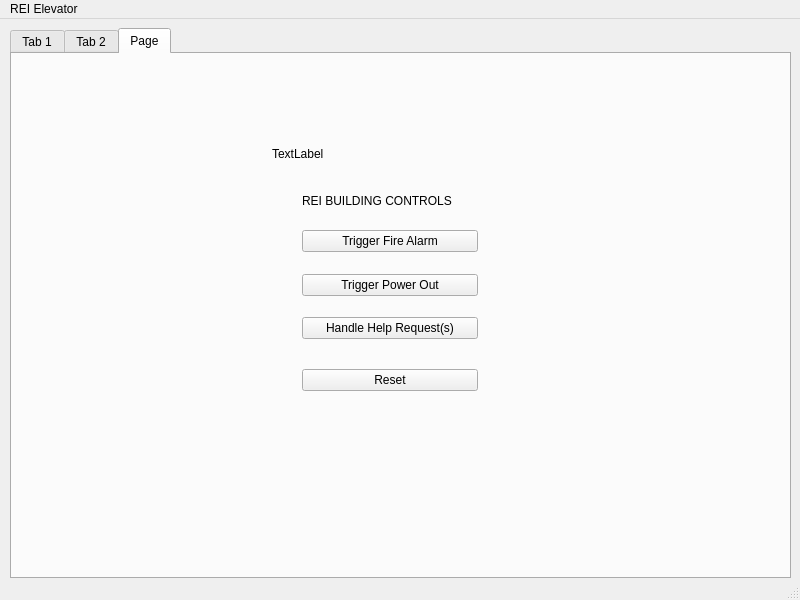
<?xml version="1.0" encoding="UTF-8"?>
<ui version="4.0">
 <class>MainElevatorWindow</class>
 <widget class="QMainWindow" name="MainElevatorWindow">
  <property name="geometry">
   <rect>
    <x>0</x>
    <y>0</y>
    <width>800</width>
    <height>600</height>
   </rect>
  </property>
  <property name="windowTitle">
   <string>MainElevatorWindow</string>
  </property>
  <widget class="QWidget" name="centralwidget">
   <widget class="QTabWidget" name="primaryTabs">
    <property name="geometry">
     <rect>
      <x>10</x>
      <y>9</y>
      <width>781</width>
      <height>551</height>
     </rect>
    </property>
    <property name="currentIndex">
     <number>2</number>
    </property>
    <widget class="QWidget" name="Elevator_Controls">
     <attribute name="title">
      <string>Tab 1</string>
     </attribute>
     <widget class="QLabel" name="label">
      <property name="geometry">
       <rect>
        <x>30</x>
        <y>20</y>
        <width>67</width>
        <height>17</height>
       </rect>
      </property>
      <property name="text">
       <string/>
      </property>
     </widget>
     <widget class="QWidget" name="verticalLayoutWidget">
      <property name="geometry">
       <rect>
        <x>20</x>
        <y>20</y>
        <width>160</width>
        <height>80</height>
       </rect>
      </property>
      <layout class="QVBoxLayout" name="verticalLayout">
       <item>
        <widget class="QLabel" name="label_2">
         <property name="text">
          <string>Select Elevator</string>
         </property>
        </widget>
       </item>
       <item>
        <widget class="QComboBox" name="ElevatorComboBox">
         <item>
          <property name="text">
           <string>Elevator 1</string>
          </property>
         </item>
         <item>
          <property name="text">
           <string>Elevator 2</string>
          </property>
         </item>
         <item>
          <property name="text">
           <string>Elevator 3</string>
          </property>
         </item>
        </widget>
       </item>
       <item>
        <widget class="QLabel" name="ElevatorSelectLabel">
         <property name="text">
          <string>Elevator 1 Controls</string>
         </property>
        </widget>
       </item>
      </layout>
     </widget>
     <widget class="QPushButton" name="ElevatorOpenButton">
      <property name="geometry">
       <rect>
        <x>250</x>
        <y>150</y>
        <width>89</width>
        <height>25</height>
       </rect>
      </property>
      <property name="text">
       <string>Open</string>
      </property>
     </widget>
     <widget class="QPushButton" name="ElevatorCloseButton">
      <property name="geometry">
       <rect>
        <x>250</x>
        <y>190</y>
        <width>89</width>
        <height>25</height>
       </rect>
      </property>
      <property name="text">
       <string>Close</string>
      </property>
     </widget>
     <widget class="QPushButton" name="ElevatorHelpButton">
      <property name="geometry">
       <rect>
        <x>250</x>
        <y>280</y>
        <width>89</width>
        <height>25</height>
       </rect>
      </property>
      <property name="text">
       <string>Help</string>
      </property>
     </widget>
     <widget class="QPushButton" name="elevatorFireButton">
      <property name="geometry">
       <rect>
        <x>250</x>
        <y>340</y>
        <width>89</width>
        <height>25</height>
       </rect>
      </property>
      <property name="text">
       <string>Fire</string>
      </property>
     </widget>
     <widget class="QPushButton" name="elevatorBlockButton">
      <property name="geometry">
       <rect>
        <x>250</x>
        <y>410</y>
        <width>89</width>
        <height>25</height>
       </rect>
      </property>
      <property name="text">
       <string>Block Door</string>
      </property>
     </widget>
     <widget class="QWidget" name="verticalLayoutWidget_2">
      <property name="geometry">
       <rect>
        <x>20</x>
        <y>150</y>
        <width>160</width>
        <height>249</height>
       </rect>
      </property>
      <layout class="QVBoxLayout" name="verticalLayout_2">
       <item>
        <widget class="QPushButton" name="ElevatorOne">
         <property name="text">
          <string>1</string>
         </property>
        </widget>
       </item>
       <item>
        <spacer name="verticalSpacer">
         <property name="orientation">
          <enum>Qt::Vertical</enum>
         </property>
         <property name="sizeHint" stdset="0">
          <size>
           <width>20</width>
           <height>40</height>
          </size>
         </property>
        </spacer>
       </item>
       <item>
        <widget class="QPushButton" name="ElevatorTwo">
         <property name="text">
          <string>2</string>
         </property>
        </widget>
       </item>
       <item>
        <spacer name="verticalSpacer_2">
         <property name="orientation">
          <enum>Qt::Vertical</enum>
         </property>
         <property name="sizeHint" stdset="0">
          <size>
           <width>20</width>
           <height>40</height>
          </size>
         </property>
        </spacer>
       </item>
       <item>
        <widget class="QPushButton" name="ElevatorThree">
         <property name="text">
          <string>3</string>
         </property>
        </widget>
       </item>
       <item>
        <spacer name="verticalSpacer_3">
         <property name="orientation">
          <enum>Qt::Vertical</enum>
         </property>
         <property name="sizeHint" stdset="0">
          <size>
           <width>20</width>
           <height>40</height>
          </size>
         </property>
        </spacer>
       </item>
       <item>
        <widget class="QPushButton" name="ElevatorFour">
         <property name="text">
          <string>4</string>
         </property>
        </widget>
       </item>
       <item>
        <spacer name="verticalSpacer_4">
         <property name="orientation">
          <enum>Qt::Vertical</enum>
         </property>
         <property name="sizeHint" stdset="0">
          <size>
           <width>20</width>
           <height>40</height>
          </size>
         </property>
        </spacer>
       </item>
       <item>
        <widget class="QPushButton" name="ElevatorFive">
         <property name="text">
          <string>5</string>
         </property>
        </widget>
       </item>
       <item>
        <spacer name="verticalSpacer_5">
         <property name="orientation">
          <enum>Qt::Vertical</enum>
         </property>
         <property name="sizeHint" stdset="0">
          <size>
           <width>20</width>
           <height>40</height>
          </size>
         </property>
        </spacer>
       </item>
       <item>
        <widget class="QPushButton" name="ElevatorSix">
         <property name="text">
          <string>6</string>
         </property>
        </widget>
       </item>
       <item>
        <spacer name="verticalSpacer_6">
         <property name="orientation">
          <enum>Qt::Vertical</enum>
         </property>
         <property name="sizeHint" stdset="0">
          <size>
           <width>20</width>
           <height>40</height>
          </size>
         </property>
        </spacer>
       </item>
       <item>
        <widget class="QPushButton" name="ElevatorSeven">
         <property name="text">
          <string>7</string>
         </property>
        </widget>
       </item>
      </layout>
     </widget>
     <widget class="QFrame" name="ElevatorFrame">
      <property name="geometry">
       <rect>
        <x>440</x>
        <y>150</y>
        <width>231</width>
        <height>171</height>
       </rect>
      </property>
      <property name="frameShape">
       <enum>QFrame::StyledPanel</enum>
      </property>
      <property name="frameShadow">
       <enum>QFrame::Raised</enum>
      </property>
      <widget class="QLCDNumber" name="elevatorFloorDisplay">
       <property name="geometry">
        <rect>
         <x>20</x>
         <y>60</y>
         <width>64</width>
         <height>23</height>
        </rect>
       </property>
       <property name="autoFillBackground">
        <bool>false</bool>
       </property>
       <property name="smallDecimalPoint">
        <bool>false</bool>
       </property>
      </widget>
      <widget class="QLabel" name="elevatorPanelLabel">
       <property name="geometry">
        <rect>
         <x>20</x>
         <y>30</y>
         <width>131</width>
         <height>20</height>
        </rect>
       </property>
       <property name="text">
        <string>Current Floor</string>
       </property>
      </widget>
      <widget class="QWidget" name="verticalLayoutWidget_3">
       <property name="geometry">
        <rect>
         <x>10</x>
         <y>20</y>
         <width>160</width>
         <height>80</height>
        </rect>
       </property>
       <layout class="QVBoxLayout" name="verticalLayout_3"/>
      </widget>
      <widget class="QLabel" name="ElevatorMessageBox">
       <property name="geometry">
        <rect>
         <x>10</x>
         <y>120</y>
         <width>201</width>
         <height>17</height>
        </rect>
       </property>
       <property name="text">
        <string/>
       </property>
      </widget>
     </widget>
     <widget class="QLabel" name="label_6">
      <property name="geometry">
       <rect>
        <x>250</x>
        <y>390</y>
        <width>111</width>
        <height>17</height>
       </rect>
      </property>
      <property name="text">
       <string>TESTING ONLY</string>
      </property>
     </widget>
     <widget class="QPushButton" name="elevatorOverButton">
      <property name="geometry">
       <rect>
        <x>250</x>
        <y>440</y>
        <width>111</width>
        <height>41</height>
       </rect>
      </property>
      <property name="text">
       <string>Overload</string>
      </property>
     </widget>
     <widget class="QPushButton" name="elevatorResetButton">
      <property name="geometry">
       <rect>
        <x>250</x>
        <y>490</y>
        <width>83</width>
        <height>25</height>
       </rect>
      </property>
      <property name="text">
       <string>Reset</string>
      </property>
     </widget>
    </widget>
    <widget class="QWidget" name="Floor_Controls">
     <attribute name="title">
      <string>Tab 2</string>
     </attribute>
     <widget class="QWidget" name="verticalLayoutWidget_4">
      <property name="geometry">
       <rect>
        <x>310</x>
        <y>50</y>
        <width>160</width>
        <height>80</height>
       </rect>
      </property>
      <layout class="QVBoxLayout" name="verticalLayout_4">
       <item>
        <widget class="QLabel" name="label_4">
         <property name="text">
          <string>Select Floor</string>
         </property>
        </widget>
       </item>
       <item>
        <widget class="QComboBox" name="FloorComboBox">
         <item>
          <property name="text">
           <string>1</string>
          </property>
         </item>
         <item>
          <property name="text">
           <string>2</string>
          </property>
         </item>
         <item>
          <property name="text">
           <string>3</string>
          </property>
         </item>
         <item>
          <property name="text">
           <string>4</string>
          </property>
         </item>
         <item>
          <property name="text">
           <string>5</string>
          </property>
         </item>
         <item>
          <property name="text">
           <string>6</string>
          </property>
         </item>
         <item>
          <property name="text">
           <string>7</string>
          </property>
         </item>
        </widget>
       </item>
       <item>
        <widget class="QLabel" name="FloorSelectLabel">
         <property name="text">
          <string>Floor 1 Controls</string>
         </property>
        </widget>
       </item>
      </layout>
     </widget>
     <widget class="QPushButton" name="elevatorUpButton">
      <property name="geometry">
       <rect>
        <x>340</x>
        <y>230</y>
        <width>89</width>
        <height>25</height>
       </rect>
      </property>
      <property name="text">
       <string>UP</string>
      </property>
     </widget>
     <widget class="QPushButton" name="pushButton_3">
      <property name="geometry">
       <rect>
        <x>340</x>
        <y>320</y>
        <width>89</width>
        <height>25</height>
       </rect>
      </property>
      <property name="text">
       <string>DOWN</string>
      </property>
     </widget>
    </widget>
    <widget class="QWidget" name="Building_Controls">
     <attribute name="title">
      <string>Page</string>
     </attribute>
     <widget class="QWidget" name="verticalLayoutWidget_5">
      <property name="geometry">
       <rect>
        <x>290</x>
        <y>140</y>
        <width>176</width>
        <height>197</height>
       </rect>
      </property>
      <layout class="QVBoxLayout" name="verticalLayout_5">
       <item>
        <widget class="QLabel" name="label_5">
         <property name="text">
          <string>REI BUILDING CONTROLS</string>
         </property>
        </widget>
       </item>
       <item>
        <spacer name="verticalSpacer_7">
         <property name="orientation">
          <enum>Qt::Vertical</enum>
         </property>
         <property name="sizeHint" stdset="0">
          <size>
           <width>20</width>
           <height>40</height>
          </size>
         </property>
        </spacer>
       </item>
       <item>
        <spacer name="verticalSpacer_8">
         <property name="orientation">
          <enum>Qt::Vertical</enum>
         </property>
         <property name="sizeHint" stdset="0">
          <size>
           <width>20</width>
           <height>40</height>
          </size>
         </property>
        </spacer>
       </item>
       <item>
        <widget class="QPushButton" name="fireButton">
         <property name="text">
          <string>Trigger Fire Alarm</string>
         </property>
        </widget>
       </item>
       <item>
        <spacer name="verticalSpacer_9">
         <property name="orientation">
          <enum>Qt::Vertical</enum>
         </property>
         <property name="sizeHint" stdset="0">
          <size>
           <width>20</width>
           <height>40</height>
          </size>
         </property>
        </spacer>
       </item>
       <item>
        <spacer name="verticalSpacer_10">
         <property name="orientation">
          <enum>Qt::Vertical</enum>
         </property>
         <property name="sizeHint" stdset="0">
          <size>
           <width>20</width>
           <height>40</height>
          </size>
         </property>
        </spacer>
       </item>
       <item>
        <widget class="QPushButton" name="powerOutButton">
         <property name="text">
          <string>Trigger Power Out</string>
         </property>
        </widget>
       </item>
       <item>
        <spacer name="verticalSpacer_12">
         <property name="orientation">
          <enum>Qt::Vertical</enum>
         </property>
         <property name="sizeHint" stdset="0">
          <size>
           <width>20</width>
           <height>40</height>
          </size>
         </property>
        </spacer>
       </item>
       <item>
        <spacer name="verticalSpacer_11">
         <property name="orientation">
          <enum>Qt::Vertical</enum>
         </property>
         <property name="sizeHint" stdset="0">
          <size>
           <width>20</width>
           <height>40</height>
          </size>
         </property>
        </spacer>
       </item>
       <item>
        <widget class="QPushButton" name="handleHelpButton">
         <property name="text">
          <string>Handle Help Request(s)</string>
         </property>
        </widget>
       </item>
       <item>
        <spacer name="verticalSpacer_13">
         <property name="orientation">
          <enum>Qt::Vertical</enum>
         </property>
         <property name="sizeHint" stdset="0">
          <size>
           <width>20</width>
           <height>40</height>
          </size>
         </property>
        </spacer>
       </item>
       <item>
        <spacer name="verticalSpacer_15">
         <property name="orientation">
          <enum>Qt::Vertical</enum>
         </property>
         <property name="sizeHint" stdset="0">
          <size>
           <width>20</width>
           <height>40</height>
          </size>
         </property>
        </spacer>
       </item>
       <item>
        <spacer name="verticalSpacer_14">
         <property name="orientation">
          <enum>Qt::Vertical</enum>
         </property>
         <property name="sizeHint" stdset="0">
          <size>
           <width>20</width>
           <height>40</height>
          </size>
         </property>
        </spacer>
       </item>
       <item>
        <widget class="QPushButton" name="resetButton">
         <property name="text">
          <string>Reset</string>
         </property>
        </widget>
       </item>
      </layout>
     </widget>
     <widget class="QLabel" name="buildingControlLabel">
      <property name="geometry">
       <rect>
        <x>260</x>
        <y>90</y>
        <width>241</width>
        <height>20</height>
       </rect>
      </property>
      <property name="text">
       <string>TextLabel</string>
      </property>
     </widget>
    </widget>
   </widget>
  </widget>
  <widget class="QMenuBar" name="menubar">
   <property name="geometry">
    <rect>
     <x>0</x>
     <y>0</y>
     <width>800</width>
     <height>22</height>
    </rect>
   </property>
   <widget class="QMenu" name="menuREI_Elevator_controls">
    <property name="title">
     <string>REI Elevator </string>
    </property>
   </widget>
   <addaction name="menuREI_Elevator_controls"/>
  </widget>
  <widget class="QStatusBar" name="statusbar"/>
 </widget>
 <resources/>
 <connections/>
</ui>
